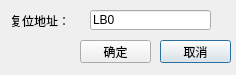
<?xml version="1.0" encoding="UTF-8"?>
<ui version="4.0">
 <class>QResetBitDialog</class>
 <widget class="QDialog" name="QResetBitDialog">
  <property name="geometry">
   <rect>
    <x>0</x>
    <y>0</y>
    <width>236</width>
    <height>75</height>
   </rect>
  </property>
  <property name="windowTitle">
   <string>功能—复位线圈</string>
  </property>
  <widget class="QPushButton" name="pushButton_3">
   <property name="geometry">
    <rect>
     <x>160</x>
     <y>40</y>
     <width>71</width>
     <height>23</height>
    </rect>
   </property>
   <property name="text">
    <string>取消</string>
   </property>
  </widget>
  <widget class="QPushButton" name="pushButton_2">
   <property name="geometry">
    <rect>
     <x>80</x>
     <y>40</y>
     <width>71</width>
     <height>23</height>
    </rect>
   </property>
   <property name="text">
    <string>确定</string>
   </property>
  </widget>
  <widget class="QLabel" name="label">
   <property name="geometry">
    <rect>
     <x>10</x>
     <y>10</y>
     <width>71</width>
     <height>21</height>
    </rect>
   </property>
   <property name="text">
    <string>复位地址：</string>
   </property>
  </widget>
  <widget class="QPushButton" name="pushButton">
   <property name="geometry">
    <rect>
     <x>210</x>
     <y>7</y>
     <width>21</width>
     <height>23</height>
    </rect>
   </property>
   <property name="focusPolicy">
    <enum>Qt::NoFocus</enum>
   </property>
   <property name="text">
    <string/>
   </property>
   <property name="icon">
    <iconset resource="../../../resourse.qrc">
     <normaloff>:/addressintput/images/address.bmp</normaloff>:/addressintput/images/address.bmp</iconset>
   </property>
   <property name="flat">
    <bool>true</bool>
   </property>
  </widget>
  <widget class="QLineEdit" name="lineEdit">
   <property name="geometry">
    <rect>
     <x>90</x>
     <y>10</y>
     <width>121</width>
     <height>20</height>
    </rect>
   </property>
   <property name="text">
    <string>LB0</string>
   </property>
  </widget>
 </widget>
 <tabstops>
  <tabstop>pushButton_2</tabstop>
  <tabstop>pushButton_3</tabstop>
  <tabstop>lineEdit</tabstop>
 </tabstops>
 <resources>
  <include location="../../../resourse.qrc"/>
 </resources>
 <connections/>
</ui>
